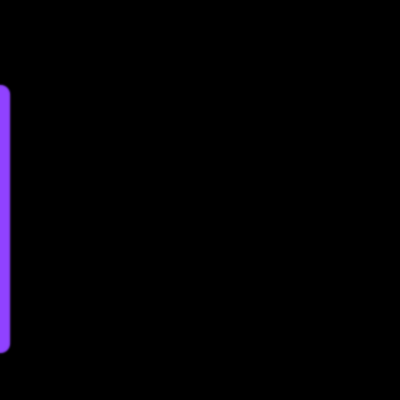
Frame 1 (no input)
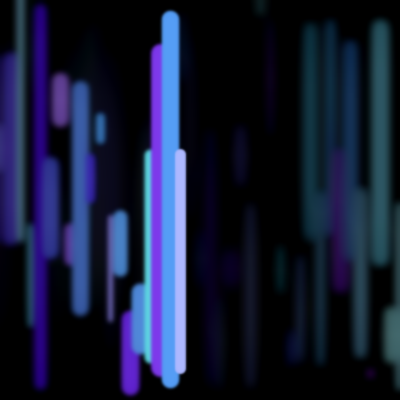
Frame 60 (the mouse pressed at the canvas centre just before this capture)
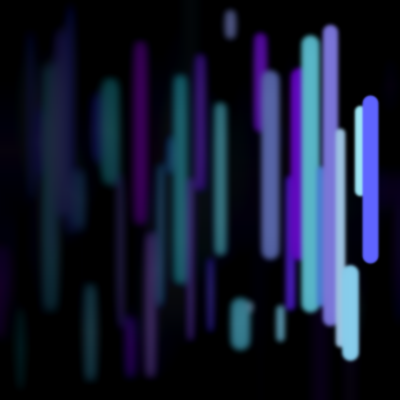
Frame 120 (the mouse held since frame 60 and released just before this capture)

The Processing sketch that drew these frames (run headless with seeded random() and noise(); from frame 60 on, the mouse is pressed at the canvas centre):

// Processing sketch: processing_64039
// ── processing_64039.pde

int x;

void setup(){
  size(400,400);
  background(0);
  smooth();
}

void draw(){
  noStroke();
  fill(0,10);
  rect(0,0,width,height);
  
  stroke(random(80,180),random(255),255);
  strokeWeight(random(5,20));
  
  line(x,random(height),x,random(height));
  
  x+= 10;
  
  filter(BLUR,1);
  
  if(x > width){
    x = 0;
  }
}
